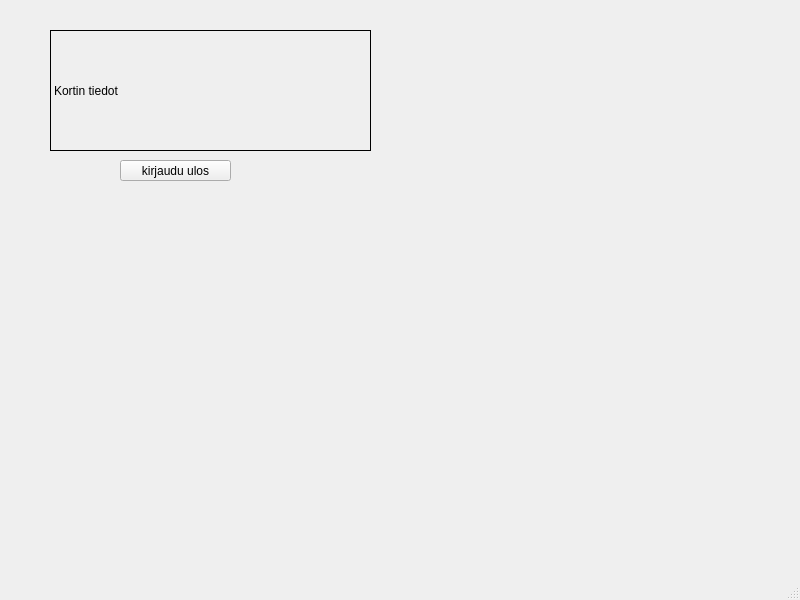
<?xml version="1.0" encoding="UTF-8"?>
<ui version="4.0">
 <class>bankwindow</class>
 <widget class="QMainWindow" name="bankwindow">
  <property name="geometry">
   <rect>
    <x>0</x>
    <y>0</y>
    <width>800</width>
    <height>600</height>
   </rect>
  </property>
  <property name="windowTitle">
   <string>MainWindow</string>
  </property>
  <widget class="QWidget" name="centralwidget">
   <widget class="QPushButton" name="pushButton">
    <property name="geometry">
     <rect>
      <x>120</x>
      <y>160</y>
      <width>111</width>
      <height>21</height>
     </rect>
    </property>
    <property name="text">
     <string>kirjaudu ulos</string>
    </property>
   </widget>
   <widget class="QLabel" name="label_2">
    <property name="geometry">
     <rect>
      <x>50</x>
      <y>30</y>
      <width>321</width>
      <height>121</height>
     </rect>
    </property>
    <property name="frameShape">
     <enum>QFrame::Box</enum>
    </property>
    <property name="text">
     <string>Kortin tiedot</string>
    </property>
   </widget>
   <widget class="QLabel" name="lblCardNum">
    <property name="geometry">
     <rect>
      <x>140</x>
      <y>60</y>
      <width>91</width>
      <height>21</height>
     </rect>
    </property>
    <property name="text">
     <string/>
    </property>
   </widget>
  </widget>
  <widget class="QMenuBar" name="menubar">
   <property name="geometry">
    <rect>
     <x>0</x>
     <y>0</y>
     <width>800</width>
     <height>17</height>
    </rect>
   </property>
  </widget>
  <widget class="QStatusBar" name="statusbar"/>
 </widget>
 <resources/>
 <connections/>
</ui>
